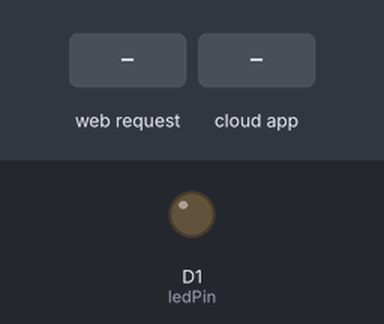
Bench run of a sketch on a simulated ESP8266 (NodeMCU). Shown: output pins drawn as LEDs (lit = HIGH). The inputs (shaded band) are chosen by the test bench. WiFi joins after 1.5 s; servers stay silent unless stated; no MQTT or app messages arrive unless stated; what the sketch prints to the serial monitor is not drawn.

Above: at 2.7 s.
2.8 s: HTTP request GET /led?state=on received
At 3.2 s:
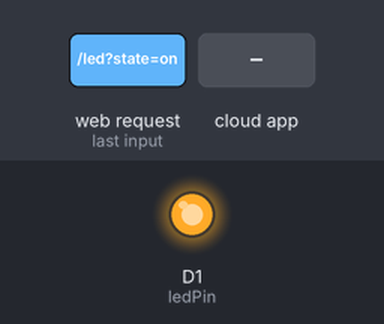
4.3 s: the phone or cloud app sets LED to on
At 5.6 s:
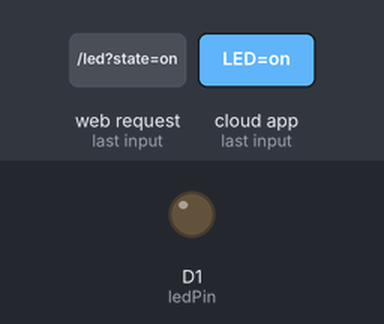
Timing chart, 0 to 7.3 s (numbered marks = the images above; inputs shaded):
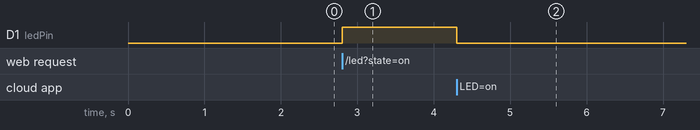

The sketch:

WebNode.ino
```cpp
#include <ESP8266WiFi.h>
#include <ESP8266WebServer.h>
#include <DHT.h>
#include "Adafruit_MQTT.h"
#include "Adafruit_MQTT_Client.h"

// WiFi Credentials
const char* ssid = "Airtel_KITKAT";
const char* password = "SFMohiuddin";

// Adafruit IO Credentials
#define AIO_SERVER      "io.adafruit.com"
#define AIO_SERVERPORT  1883
#define AIO_USERNAME    "kiterobotics"
#define AIO_KEY         "aio_vKuJ72psl9lErkbxtUbPSEjiR2mg"

// Pin definitions
#define DHTPIN D4
#define DHTTYPE DHT11
#define ledPin D1

// Global objects
DHT dht(DHTPIN, DHTTYPE);
ESP8266WebServer server(80);
WiFiClient client;
Adafruit_MQTT_Client mqtt(&client, AIO_SERVER, AIO_SERVERPORT, AIO_USERNAME, AIO_KEY);
Adafruit_MQTT_Subscribe ledFeed = Adafruit_MQTT_Subscribe(&mqtt, AIO_USERNAME "/feeds/LED");
Adafruit_MQTT_Publish sensorFeed = Adafruit_MQTT_Publish(&mqtt, AIO_USERNAME "/feeds/LED");

bool ledState = false;

// HTML Web Page
void handleRoot() {
  String html = R"rawliteral(
<!DOCTYPE html>
<html>
<head>
  <title>LED Control</title>
  <style>
    body { background-color: black; color: white; font-family: Arial; text-align: center; }
    .title { color: #32CD32; font-size: 36px; margin: 20px auto 10px; font-weight: bold; }
    .container { background: white; color: black; border-radius: 12px; padding: 30px; max-width: 350px; margin: 40px auto; box-shadow: 0 0 20px rgba(0,0,0,0.5); }
    .heading { font-size: 28px; font-weight: bold; margin-bottom: 20px; }
    .switch { position: relative; display: inline-block; width: 60px; height: 34px; }
    .switch input { opacity: 0; width: 0; height: 0; }
    .slider { position: absolute; cursor: pointer; top: 0; left: 0; right: 0; bottom: 0; background-color: #ccc; transition: .4s; border-radius: 34px; }
    .slider:before { position: absolute; content: ""; height: 26px; width: 26px; left: 4px; bottom: 4px; background-color: white; transition: .4s; border-radius: 50%; }
    input:checked + .slider { background-color: #4CAF50; }
    input:checked + .slider:before { transform: translateX(26px); }
    .status { margin-top: 15px; font-weight: bold; color: red; }
    .readings { margin-top: 20px; font-size: 16px; }
  </style>
</head>
<body>
  <div class="title">AKRAM KITE ROBOTICS</div>
  <div class="container">
    <div class="heading">LED Control</div>
    <label class="switch">
      <input type="checkbox" id="ledSwitch" onchange="toggleLED(this)">
      <span class="slider"></span>
    </label>
    <div class="status" id="ledStatus">LED is OFF</div>
    <div class="readings" id="sensorData">Temp: -- °C | Humidity: --%</div>
  </div>
<script>
  function toggleLED(el) {
    const state = el.checked ? "on" : "off";
    fetch(`/led?state=${state}`).then(() => {
      document.getElementById("ledStatus").textContent = state === "on" ? "LED is ON" : "LED is OFF";
      document.getElementById("ledStatus").style.color = state === "on" ? "green" : "red";
    });
  }
  function getSensorData() {
    fetch("/sensor").then(res => res.json()).then(data => {
      document.getElementById("sensorData").innerHTML =
        `Temp: ${data.temperature} °C | Humidity: ${data.humidity}%`;
    });
  }
  setInterval(getSensorData, 2000);
</script>
</body>
</html>
  )rawliteral";
  server.send(200, "text/html", html);
}

void handleLED() {
  String state = server.arg("state");
  ledState = (state == "on");
  digitalWrite(ledPin, ledState ? HIGH : LOW);
  server.send(200, "text/plain", "OK");

  // Publish to Adafruit IO
  if (ledState) {
    sensorFeed.publish("ON");
  } else {
    sensorFeed.publish("OFF");
  }
}

void handleSensor() {
  float t = dht.readTemperature();
  float h = dht.readHumidity();
  String json = "{\"temperature\":" + String(t) + ", \"humidity\":" + String(h) + "}";
  server.send(200, "application/json", json);

  // Publish to Adafruit IO
  if (!isnan(t) && !isnan(h)) {
    String payload = "Temp: " + String(t) + "°C, Hum: " + String(h) + "%";
    sensorFeed.publish(payload.c_str());
  }
}

void connectWiFi() {
  Serial.print("Connecting to WiFi");
  WiFi.begin(ssid, password);
  while (WiFi.status() != WL_CONNECTED) {
    delay(500); Serial.print(".");
  }
  Serial.println("\nWiFi connected. IP: " + WiFi.localIP().toString());
}

void MQTT_connect() {
  if (mqtt.connected()) return;
  int8_t ret;
  while ((ret = mqtt.connect()) != 0) {
    Serial.println("MQTT connect failed, retrying...");
    mqtt.disconnect();
    delay(5000);
  }
  Serial.println("MQTT Connected");
}

void setup() {
  Serial.begin(115200);
  pinMode(ledPin, OUTPUT);
  digitalWrite(ledPin, LOW);
  dht.begin();

  connectWiFi();
  mqtt.subscribe(&ledFeed);

  server.on("/", handleRoot);
  server.on("/led", handleLED);
  server.on("/sensor", handleSensor);
  server.begin();
  Serial.println("Web server started.");
}

void loop() {
  server.handleClient();
  MQTT_connect();
  mqtt.processPackets(10);

  Adafruit_MQTT_Subscribe *sub;
  while ((sub = mqtt.readSubscription(10))) {
    if (sub == &ledFeed) {
      String cmd = (char *)ledFeed.lastread;
      ledState = (cmd == "ON");
      digitalWrite(ledPin, ledState ? HIGH : LOW);
      Serial.println("LED updated from Adafruit IO: " + cmd);
    }
  }
}
```

Measured:
- after the input at 2.8 s, D1 (ledPin): LOW → HIGH at once
- after the input at 4.3 s, D1 (ledPin): HIGH → LOW at once
